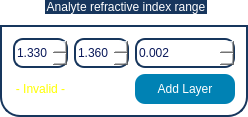
                   <widget class="QGroupBox" name="gb_analyte">
                    <property name="styleSheet">
                     <string notr="true">
QGroupBox  {
	font: 14pt &quot;Ubuntu&quot;;
	background-color: rgba(255, 255, 255,70);
    border: 2px solid;
    border-color: #FF17365D;
    margin-top: 25px;
	margin-bottom: 0px;
    border-bottom-left-radius: 20px;
	border-bottom-right-radius: 20px;
}

QGroupBox::title  {
    subcontrol-origin: margin;
    subcontrol-position: top center;
    padding: 5px 8000px 5px 8000px;
    background-color: #FF17365D;
    color: rgb(255, 255, 255);
}
</string>
                    </property>
                    <property name="title">
                     <string>Analyte refractive index range</string>
                    </property>
                    <layout class="QGridLayout" name="gridLayout_4">
                     <item row="1" column="2">
                      <widget class="QPushButton" name="btn_add_analyte">
                       <property name="minimumSize">
                        <size>
                         <width>100</width>
                         <height>30</height>
                        </size>
                       </property>
                       <property name="maximumSize">
                        <size>
                         <width>200</width>
                         <height>16777215</height>
                        </size>
                       </property>
                       <property name="styleSheet">
                        <string notr="true">QPushButton{
	font: 400 11pt &quot;Ubuntu&quot;;
	color: rgb(255, 255,255);
	background-color: rgb(0, 130, 180);
	border-color: rgb(0, 100, 130);
	border-width: 2px;
	border-radius:10px;
}

QPushButton:hover{
	background-color: rgb(00, 140, 70);
	border-color: rgb(0, 120, 40);
	width: 40;
	height: 35;
}</string>
                       </property>
                       <property name="text">
                        <string>Add Layer</string>
                       </property>
                      </widget>
                     </item>
                     <item row="1" column="0">
                      <widget class="QLabel" name="warning_4">
                       <property name="styleSheet">
                        <string notr="true">font: 14pt &quot;Ubuntu&quot;;

</string>
                       </property>
                       <property name="text">
                        <string>&lt;html&gt;&lt;head/&gt;&lt;body&gt;&lt;p&gt;&lt;span style=&quot; color:#ffff00;&quot;&gt;- Invalid -&lt;/span&gt;&lt;/p&gt;&lt;/body&gt;&lt;/html&gt;</string>
                       </property>
                       <property name="alignment">
                        <set>Qt::AlignCenter</set>
                       </property>
                      </widget>
                     </item>
                     <item row="0" column="1">
                      <widget class="QDoubleSpinBox" name="doubleSpinBox">
                       <property name="minimumSize">
                        <size>
                         <width>0</width>
                         <height>30</height>
                        </size>
                       </property>
                       <property name="styleSheet">
                        <string notr="true">
QDoubleSpinBox
{
color: rgb(10, 25, 90);
font: 700 12pt &quot;Ubuntu&quot;;
border: 2px solid;
border-color: #FF17365D;
background-color: rgba(255, 255, 255,210);
border-radius:10px;
}

QDoubleSpinBox::up-button
{
    border-left-width: 1px;
    border-left-color: darkgray;
    border-left-style: solid; /* just a single line */
    border-top-right-radius: 3px; /* same radius as the QComboBox */
    border-bottom-right-radius: 3px;
	image: url(:/icons/icons/arrow-up.png);
	width: 25;
}
QDoubleSpinBox::down-button
{
    border-left-width: 1px;
    border-left-color: darkgray;
    border-left-style: solid; /* just a single line */
    border-top-right-radius: 3px; /* same radius as the QComboBox */
    border-bottom-right-radius: 3px;
	image: url(:/icons/icons/arrow-down.png);
	width: 25;
}</string>
                       </property>
                       <property name="decimals">
                        <number>3</number>
                       </property>
                       <property name="minimum">
                        <double>1.000000000000000</double>
                       </property>
                       <property name="maximum">
                        <double>5.000000000000000</double>
                       </property>
                       <property name="value">
                        <double>1.360000000000000</double>
                       </property>
                      </widget>
                     </item>
                     <item row="0" column="2">
                      <widget class="QDoubleSpinBox" name="doubleSpinBox_2">
                       <property name="minimumSize">
                        <size>
                         <width>0</width>
                         <height>30</height>
                        </size>
                       </property>
                       <property name="styleSheet">
                        <string notr="true">
QDoubleSpinBox
{
color: rgb(10, 25, 90);
font: 700 12pt &quot;Ubuntu&quot;;
border: 2px solid;
border-color: #FF17365D;
background-color: rgba(255, 255, 255,210);
border-radius:10px;
}

QDoubleSpinBox::up-button
{
    border-left-width: 1px;
    border-left-color: darkgray;
    border-left-style: solid; /* just a single line */
    border-top-right-radius: 3px; /* same radius as the QComboBox */
    border-bottom-right-radius: 3px;
	image: url(:/icons/icons/arrow-up.png);
	width: 25;
}
QDoubleSpinBox::down-button
{
    border-left-width: 1px;
    border-left-color: darkgray;
    border-left-style: solid; /* just a single line */
    border-top-right-radius: 3px; /* same radius as the QComboBox */
    border-bottom-right-radius: 3px;
	image: url(:/icons/icons/arrow-down.png);
	width: 25;
}</string>
                       </property>
                       <property name="decimals">
                        <number>3</number>
                       </property>
                       <property name="maximum">
                        <double>3.000000000000000</double>
                       </property>
                       <property name="value">
                        <double>0.002000000000000</double>
                       </property>
                      </widget>
                     </item>
                     <item row="0" column="0">
                      <widget class="QDoubleSpinBox" name="doubleSpinBox_3">
                       <property name="minimumSize">
                        <size>
                         <width>0</width>
                         <height>30</height>
                        </size>
                       </property>
                       <property name="styleSheet">
                        <string notr="true">
QDoubleSpinBox
{
color: rgb(10, 25, 90);
font: 700 12pt &quot;Ubuntu&quot;;
border: 2px solid;
border-color: #FF17365D;
background-color: rgba(255, 255, 255,210);
border-radius:10px;
}

QDoubleSpinBox::up-button
{
    border-left-width: 1px;
    border-left-color: darkgray;
    border-left-style: solid; /* just a single line */
    border-top-right-radius: 3px; /* same radius as the QComboBox */
    border-bottom-right-radius: 3px;
	image: url(:/icons/icons/arrow-up.png);
	width: 25;
}
QDoubleSpinBox::down-button
{
    border-left-width: 1px;
    border-left-color: darkgray;
    border-left-style: solid; /* just a single line */
    border-top-right-radius: 3px; /* same radius as the QComboBox */
    border-bottom-right-radius: 3px;
	image: url(:/icons/icons/arrow-down.png);
	width: 25;
}</string>
                       </property>
                       <property name="decimals">
                        <number>3</number>
                       </property>
                       <property name="minimum">
                        <double>1.000000000000000</double>
                       </property>
                       <property name="maximum">
                        <double>5.000000000000000</double>
                       </property>
                       <property name="value">
                        <double>1.330000000000000</double>
                       </property>
                      </widget>
                     </item>
                    </layout>
                   </widget>
